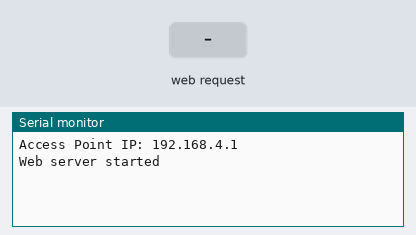
The sketch below on a simulated ESP32. Shown: the last lines printed to the serial monitor. Inputs (shaded band) come from the test bench.

Above: at 2.2 s.
2.3 s: HTTP request GET / received
At 3.5 s:
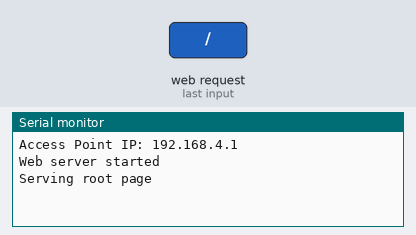
3.8 s: HTTP request GET /word received
At 4.7 s:
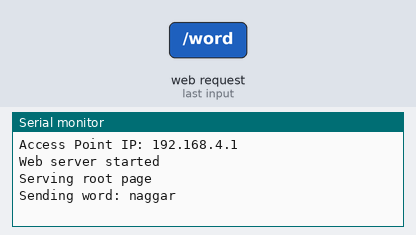

Measured:
- after the input at 2.3 s, the serial monitor: prints a new line at once (image 1)
- after the input at 3.8 s, the serial monitor: prints a new line at once (image 2)

The sketch:

wifi_access_point.ino
```cpp
#include <WiFi.h>
#include <WebServer.h>

const char* ssid = "ESP32-HMI";
const char* password = "12345678";

WebServer server(80);

String generateHTML() {
  String html = R"rawliteral(
    <!DOCTYPE html>
    <html>
    <head>
      <title>ESP32 HMI Dashboard</title>
      <meta charset="UTF-8">
      <style>
        body {
          font-family: Arial, sans-serif;
          background-color: #f0f4f8;
          text-align: center;
          padding: 50px;
        }
        .box {
          background-color: white;
          padding: 30px;
          border-radius: 10px;
          box-shadow: 0 0 10px rgba(0,0,0,0.1);
          display: inline-block;
        }
        h1 {
          color: #333;
        }
        .word {
          font-size: 48px;
          color: #28a745;
        }
      </style>
      <script>
        function updateWord() {
          fetch("/word")
            .then(response => response.text())
            .then(data => {
              document.getElementById("word").innerText = data;
            })
            .catch(err => {
              console.error("Fetch error:", err);
            });
        }
        setInterval(updateWord, 1000);
        window.onload = updateWord;
      </script>
    </head>
    <body>
      <div class="box">
        <h1>ESP32 Live Display</h1>
        <div class="word" id="word">...</div>
      </div>
    </body>
    </html>
  )rawliteral";

  return html;
}

void handleRoot() {
  Serial.println("Serving root page");
  server.send(200, "text/html", generateHTML());
}

void handleWord() {
  Serial.println("Sending word: naggar");
  server.send(200, "text/plain", "naggar");
}

void setup() {
  Serial.begin(115200);
  delay(1000);

  WiFi.mode(WIFI_AP);
  WiFi.softAP(ssid, password);

  Serial.print("Access Point IP: ");
  Serial.println(WiFi.softAPIP());

  server.on("/", handleRoot);
  server.on("/word", handleWord);
  server.begin();
  Serial.println("Web server started");
}

void loop() {
  server.handleClient();
  delay(1);  // Keep things running smoothly
}
```
